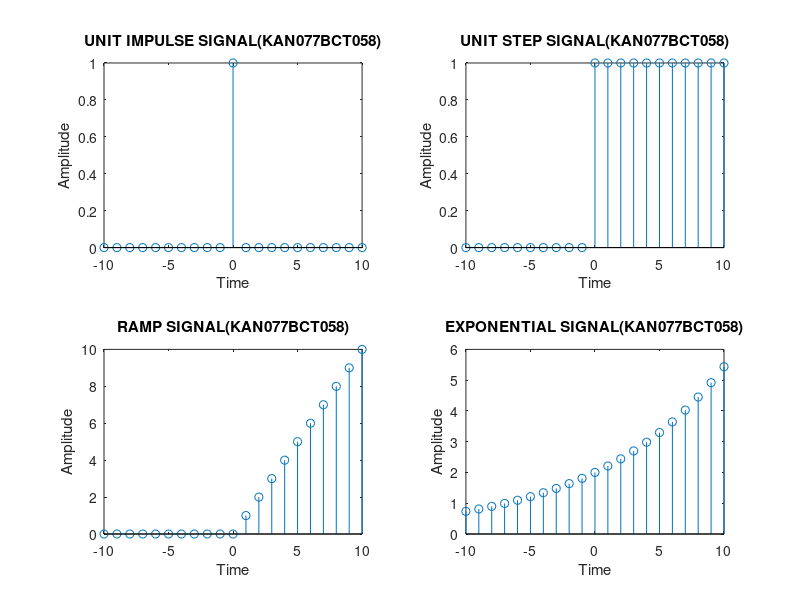

MATLAB code to generate this figure:
clc;
close all;
n = -10:10;

%unit impulse signal
i=(n==0);
subplot(2,2,1);
stem(n,i);
xlabel('Time');
ylabel('Amplitude');
title('UNIT IMPULSE SIGNAL(KAN077BCT058)');

%unit step signal
u=(n>=0);
subplot(2,2,2);
stem(n,u);
xlabel('Time');
ylabel('Amplitude');
title('UNIT STEP SIGNAL(KAN077BCT058)');

%ramp signal
r=n.*(n>=0);
subplot(2,2,3);
stem(n,r);
xlabel('Time');
ylabel('Amplitude');
title('RAMP SIGNAL(KAN077BCT058)');

%exponential signal
A=2;
lambda=0.1;
e=A*(exp(lambda.*n));
subplot(2,2,4);
stem(n,e);
xlabel('Time');
ylabel('Amplitude');
title('EXPONENTIAL SIGNAL(KAN077BCT058)');
